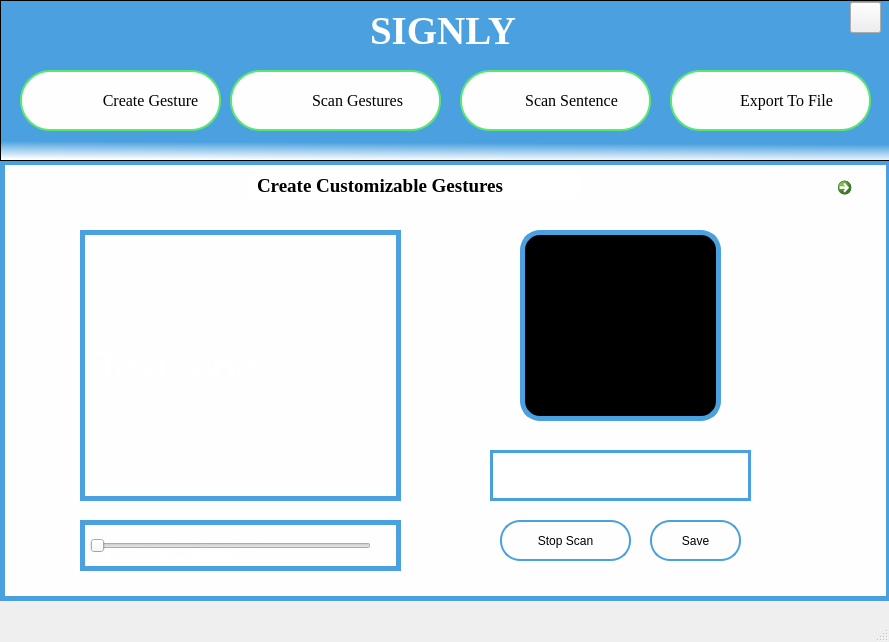
<?xml version="1.0" encoding="UTF-8"?>
<ui version="4.0">
 <class>MainWindow</class>
 <widget class="QMainWindow" name="MainWindow">
  <property name="geometry">
   <rect>
    <x>0</x>
    <y>0</y>
    <width>889</width>
    <height>642</height>
   </rect>
  </property>
  <property name="windowTitle">
   <string>MainWindow</string>
  </property>
  <widget class="QWidget" name="centralwidget">
   <widget class="QGraphicsView" name="graphicsView">
    <property name="geometry">
     <rect>
      <x>0</x>
      <y>160</y>
      <width>891</width>
      <height>441</height>
     </rect>
    </property>
    <property name="styleSheet">
     <string notr="true">background-color:#fefefe;
border: 5px solid #4ba1df;</string>
    </property>
   </widget>
   <widget class="QLabel" name="label">
    <property name="geometry">
     <rect>
      <x>250</x>
      <y>170</y>
      <width>331</width>
      <height>31</height>
     </rect>
    </property>
    <property name="font">
     <font>
      <family>Times New Roman</family>
      <pointsize>14</pointsize>
      <weight>75</weight>
      <bold>true</bold>
     </font>
    </property>
    <property name="styleSheet">
     <string notr="true">color:black;
background-color: white;
border: 2px solid white; border-radius:10px;</string>
    </property>
    <property name="text">
     <string>Create Customizable Gestures</string>
    </property>
   </widget>
   <widget class="QGraphicsView" name="graphicsView_3">
    <property name="geometry">
     <rect>
      <x>0</x>
      <y>0</y>
      <width>891</width>
      <height>161</height>
     </rect>
    </property>
    <property name="toolTip">
     <string>&lt;html&gt;&lt;head/&gt;&lt;body&gt;&lt;p&gt;&lt;br/&gt;&lt;/p&gt;&lt;/body&gt;&lt;/html&gt;</string>
    </property>
    <property name="styleSheet">
     <string notr="true">background-color: qlineargradient(spread:pad, x1:0.543136, y1:0.074, x2:0.52, y2:1, stop:0.880682 rgba(75, 161, 223, 255), stop:1 rgba(255, 255, 255, 255));
</string>
    </property>
   </widget>
   <widget class="QLabel" name="label_2">
    <property name="geometry">
     <rect>
      <x>370</x>
      <y>10</y>
      <width>181</width>
      <height>41</height>
     </rect>
    </property>
    <property name="font">
     <font>
      <family>Times New Roman</family>
      <pointsize>29</pointsize>
      <weight>75</weight>
      <bold>true</bold>
     </font>
    </property>
    <property name="styleSheet">
     <string notr="true">color:white;</string>
    </property>
    <property name="text">
     <string>SIGNLY</string>
    </property>
   </widget>
   <widget class="QLabel" name="label_3">
    <property name="geometry">
     <rect>
      <x>80</x>
      <y>230</y>
      <width>321</width>
      <height>271</height>
     </rect>
    </property>
    <property name="styleSheet">
     <string notr="true">border: 5px solid #4ba1df;
font-size: 40px;
color:white;
</string>
    </property>
    <property name="text">
     <string>TextLabel</string>
    </property>
   </widget>
   <widget class="QLabel" name="label_5">
    <property name="geometry">
     <rect>
      <x>80</x>
      <y>520</y>
      <width>321</width>
      <height>51</height>
     </rect>
    </property>
    <property name="styleSheet">
     <string notr="true">border: 5px solid #4ba1df;
font-size: 40px;
color:white;
</string>
    </property>
    <property name="text">
     <string>TextLabel</string>
    </property>
   </widget>
   <widget class="QSlider" name="trackbar">
    <property name="geometry">
     <rect>
      <x>90</x>
      <y>530</y>
      <width>281</width>
      <height>31</height>
     </rect>
    </property>
    <property name="styleSheet">
     <string notr="true">color: rgb(0, 0, 0);</string>
    </property>
    <property name="maximum">
     <number>255</number>
    </property>
    <property name="singleStep">
     <number>1</number>
    </property>
    <property name="orientation">
     <enum>Qt::Horizontal</enum>
    </property>
    <property name="invertedAppearance">
     <bool>false</bool>
    </property>
    <property name="invertedControls">
     <bool>false</bool>
    </property>
   </widget>
   <widget class="QPlainTextEdit" name="plainTextEdit">
    <property name="geometry">
     <rect>
      <x>490</x>
      <y>450</y>
      <width>261</width>
      <height>51</height>
     </rect>
    </property>
    <property name="styleSheet">
     <string notr="true">background-color: rgb(255, 255, 255);
color: rgb(0, 0, 0);
font: 75 12pt &quot;Times New Roman&quot;;
border: 3px solid #4ba1df;</string>
    </property>
    <property name="frameShape">
     <enum>QFrame::Box</enum>
    </property>
   </widget>
   <widget class="QTextBrowser" name="textBrowser_3">
    <property name="enabled">
     <bool>true</bool>
    </property>
    <property name="geometry">
     <rect>
      <x>520</x>
      <y>230</y>
      <width>201</width>
      <height>191</height>
     </rect>
    </property>
    <property name="styleSheet">
     <string notr="true">border: 5px solid #4ba1df; border-radius:20px;
background-color:black;</string>
    </property>
    <property name="frameShape">
     <enum>QFrame::Box</enum>
    </property>
    <property name="html">
     <string>&lt;!DOCTYPE HTML PUBLIC &quot;-//W3C//DTD HTML 4.0//EN&quot; &quot;http://www.w3.org/TR/REC-html40/strict.dtd&quot;&gt;
&lt;html&gt;&lt;head&gt;&lt;meta name=&quot;qrichtext&quot; content=&quot;1&quot; /&gt;&lt;style type=&quot;text/css&quot;&gt;
p, li { white-space: pre-wrap; }
&lt;/style&gt;&lt;/head&gt;&lt;body style=&quot; font-family:'MS Shell Dlg 2'; font-size:7.8pt; font-weight:400; font-style:normal;&quot;&gt;
&lt;p style=&quot;-qt-paragraph-type:empty; margin-top:0px; margin-bottom:0px; margin-left:0px; margin-right:0px; -qt-block-indent:0; text-indent:0px; font-size:8.25pt;&quot;&gt;&lt;br /&gt;&lt;/p&gt;&lt;/body&gt;&lt;/html&gt;</string>
    </property>
   </widget>
   <widget class="QPushButton" name="create">
    <property name="geometry">
     <rect>
      <x>20</x>
      <y>70</y>
      <width>201</width>
      <height>61</height>
     </rect>
    </property>
    <property name="font">
     <font>
      <family>TImes New Roman</family>
      <pointsize>12</pointsize>
      <weight>50</weight>
      <italic>false</italic>
      <bold>false</bold>
     </font>
    </property>
    <property name="layoutDirection">
     <enum>Qt::RightToLeft</enum>
    </property>
    <property name="styleSheet">
     <string notr="true">QPushButton#create{
padding-left:-40px;
color:black;
background-color:#fefefe;
border: 2px solid #58e870; border-radius:30px;
font: 12pt &quot;TImes New Roman&quot;;
background-image:url(&quot;icons/create.png&quot;);
background-repeat:none;
}
QPushButton#create:hover
{
   background-color:lightgreen;
	color:white;
}</string>
    </property>
    <property name="text">
     <string>     Create Gesture</string>
    </property>
   </widget>
   <widget class="QPushButton" name="scan_sen">
    <property name="geometry">
     <rect>
      <x>460</x>
      <y>70</y>
      <width>191</width>
      <height>61</height>
     </rect>
    </property>
    <property name="font">
     <font>
      <family>TImes New Roman</family>
      <pointsize>12</pointsize>
      <weight>50</weight>
      <italic>false</italic>
      <bold>false</bold>
     </font>
    </property>
    <property name="styleSheet">
     <string notr="true">QPushButton#scan_sen{
padding-left:-40px;
color:black;
background-color:#fefefe;
border: 2px solid #58e870; border-radius:30px;
font: 12pt &quot;TImes New Roman&quot;;
background-image:url(&quot;icons/sent.png&quot;);
background-repeat:none;
}
QPushButton#scan_sen:hover
{
   background-color:lightgreen;
	color:white;
}</string>
    </property>
    <property name="text">
     <string>                   Scan Sentence </string>
    </property>
   </widget>
   <widget class="QPushButton" name="scan_sinlge">
    <property name="geometry">
     <rect>
      <x>230</x>
      <y>70</y>
      <width>211</width>
      <height>61</height>
     </rect>
    </property>
    <property name="font">
     <font>
      <family>TImes New Roman</family>
      <pointsize>12</pointsize>
      <weight>50</weight>
      <italic>false</italic>
      <bold>false</bold>
     </font>
    </property>
    <property name="layoutDirection">
     <enum>Qt::LeftToRight</enum>
    </property>
    <property name="autoFillBackground">
     <bool>false</bool>
    </property>
    <property name="styleSheet">
     <string notr="true">QPushButton#scan_sinlge{
padding-left:-40px;
color:black;
background-color:#fefefe;
border: 2px solid #58e870; border-radius:30px;
font: 12pt &quot;TImes New Roman&quot;;
background-image:url(&quot;icons/scan.png&quot;);
background-repeat:none;
}
QPushButton#scan_sinlge:hover
{
   background-color:lightgreen;
	color:white;
}</string>
    </property>
    <property name="text">
     <string>                     Scan Gestures</string>
    </property>
   </widget>
   <widget class="QPushButton" name="exp2">
    <property name="geometry">
     <rect>
      <x>670</x>
      <y>70</y>
      <width>201</width>
      <height>61</height>
     </rect>
    </property>
    <property name="font">
     <font>
      <family>TImes New Roman</family>
      <pointsize>12</pointsize>
      <weight>50</weight>
      <italic>false</italic>
      <bold>false</bold>
     </font>
    </property>
    <property name="styleSheet">
     <string notr="true">QPushButton#exp2{
padding-left:-40px;
color:black;
background-color:#fefefe;
border: 2px solid #58e870; border-radius:30px;
font: 12pt &quot;TImes New Roman&quot;;
background-image:url(&quot;icons/export.png&quot;);
background-repeat:none;
}
QPushButton#exp2:hover
{
   background-color:lightgreen;
	color:white;
}</string>
    </property>
    <property name="text">
     <string>                  Export To File</string>
    </property>
    <property name="checkable">
     <bool>false</bool>
    </property>
    <property name="autoRepeat">
     <bool>false</bool>
    </property>
    <property name="autoExclusive">
     <bool>false</bool>
    </property>
    <property name="autoDefault">
     <bool>false</bool>
    </property>
    <property name="default">
     <bool>false</bool>
    </property>
    <property name="flat">
     <bool>false</bool>
    </property>
   </widget>
   <widget class="QPushButton" name="pushButton">
    <property name="geometry">
     <rect>
      <x>650</x>
      <y>520</y>
      <width>91</width>
      <height>41</height>
     </rect>
    </property>
    <property name="styleSheet">
     <string notr="true">QPushButton#pushButton{
color: black;
background-color:#fefefe;
border: 2px solid #4ba1df; border-radius:20px;
font: 16pt &quot;Times New Roman&quot;;
background-repeat:none;
}
QPushButton#pushButton:hover
{
	background-color:lightgreen;
	color:black;
}</string>
    </property>
    <property name="text">
     <string>Save</string>
    </property>
   </widget>
   <widget class="QCommandLinkButton" name="linkButton">
    <property name="geometry">
     <rect>
      <x>830</x>
      <y>170</y>
      <width>41</width>
      <height>41</height>
     </rect>
    </property>
    <property name="text">
     <string/>
    </property>
    <property name="iconSize">
     <size>
      <width>50</width>
      <height>50</height>
     </size>
    </property>
   </widget>
   <widget class="QPushButton" name="exit_button">
    <property name="geometry">
     <rect>
      <x>850</x>
      <y>2</y>
      <width>31</width>
      <height>31</height>
     </rect>
    </property>
    <property name="styleSheet">
     <string notr="true">QPushButton#exit_button{
background-image:url(&quot;icons/quit.png&quot;);
background-repeat:none;
}</string>
    </property>
    <property name="text">
     <string/>
    </property>
   </widget>
   <widget class="QPushButton" name="pushButton_2">
    <property name="geometry">
     <rect>
      <x>500</x>
      <y>520</y>
      <width>131</width>
      <height>41</height>
     </rect>
    </property>
    <property name="styleSheet">
     <string notr="true">QPushButton#pushButton_2{
color: black;
background-color:#fefefe;
border: 2px solid #4ba1df; border-radius:20px;
font: 16pt &quot;Times New Roman&quot;;
background-repeat:none;
}
QPushButton#pushButton_2:hover
{
	background-color:lightgreen;
	color:black;
}</string>
    </property>
    <property name="text">
     <string>Stop Scan</string>
    </property>
   </widget>
  </widget>
  <widget class="QMenuBar" name="menubar">
   <property name="geometry">
    <rect>
     <x>0</x>
     <y>0</y>
     <width>889</width>
     <height>26</height>
    </rect>
   </property>
  </widget>
  <widget class="QStatusBar" name="statusbar"/>
 </widget>
 <resources/>
 <connections/>
</ui>
